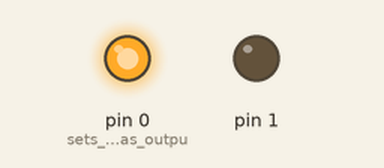
The sketch below on a simulated Arduino Uno, built with avr-gcc and run on an emulated ATmega328P. On the bench: output pins drawn as LEDs (lit = HIGH).

Above: at 0.02 s.
At 3.32 s:
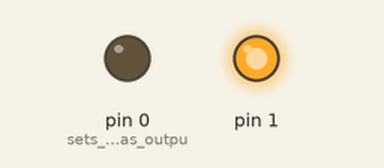
At 4.07 s:
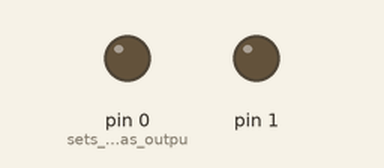
Timing chart, 0 to 5.4 s (numbered marks = the images above):
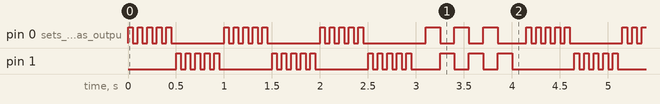

Measured:
- by itself, pin 0 (sets_pin_0_and_1_as_outpu), pin 1: moves between LOW and HIGH, repeating every 4.2 s

The sketch:

Emergency_Light_ATtiny.ino
```cpp
//John Ye
//Emergency Light File 1 mode


void setup() {

  pinMode(0, OUTPUT); //sets pin 0 and 1 as outputs
  pinMode(1, OUTPUT);
}

void loop() {

  for(int i=0;i<3;i++)
  {
  digitalWrite(0, HIGH);
  delay(50);
  digitalWrite(0, LOW);
  delay(50);
  digitalWrite(0, HIGH);
  delay(50);
  digitalWrite(0, LOW);
  delay(50);
  digitalWrite(0, HIGH);
  delay(50);
  digitalWrite(0, LOW);
  delay(50);
  digitalWrite(0, HIGH);
  delay(50);
  digitalWrite(0, LOW);
  delay(50);
  digitalWrite(0, HIGH);
  delay(50);
  digitalWrite(0, LOW);
  delay(50);

  digitalWrite(1, HIGH);
  delay(50);
  digitalWrite(1, LOW);
  delay(50);
  digitalWrite(1, HIGH);
  delay(50);
  digitalWrite(1, LOW);
  delay(50);
  digitalWrite(1, HIGH);
  delay(50);
  digitalWrite(1, LOW);
  delay(50);
  digitalWrite(1, HIGH);
  delay(50);
  digitalWrite(1, LOW);
  delay(50);
  digitalWrite(1, HIGH);
  delay(50);
  digitalWrite(1, LOW);
  delay(50);

  }
  delay(100);
  digitalWrite(0, HIGH);
  digitalWrite(1, LOW);
  delay(150);
  digitalWrite(0, LOW);
  digitalWrite(1, HIGH);
  delay(150);
  digitalWrite(0, HIGH);
  digitalWrite(1, LOW);
  delay(150);
  digitalWrite(0, LOW);
  digitalWrite(1, HIGH);
  delay(150);
  digitalWrite(0, HIGH);
  digitalWrite(1, LOW);
  delay(150);
  digitalWrite(0, LOW);
  digitalWrite(1, HIGH);
  delay(150);
  digitalWrite(1, LOW);
  digitalWrite(0, LOW);
  delay(150);

}
```

Emergency_Light_expermintal_.c
```cpp
//This is just a test code and use at your own risk


enum {on, off};
int state = off, prevState = !state;
boolean isNewState;
volatile int trig;


void setup() {
  // put your setup code here, to run once:
  Serial.begin(9600);
  DDRD |= 0b00011000; //sets pin 3 and 4 as outputs--as pwm output
  PORTD |= 0b00000100;//sets pin 2 as int0 as a pullup resistor
  TCCR1A = 0b10100000; //sets to CTC mode
  TCCR1B = 0b00001100; //sets 256x prescaler
  TCNT1 = 0;
  OCR1A = 16000;
  //OCR1B = 200;
  cli();
  EIMSK = 0b00000001; //to enable the interrupt
  EIFR |= 0b00000001; //to enable the interrupt flag
  EICRA = 0b00000010; //triggers on a falling edge
  sei();
}
void loop() {
  // put your main code here, to run repeatedly:
  isNewState = (state != prevState);

  switch (state) {

    case on:
      //  Serial.println("State = manual");

      if (trig == 1)
      {
        DDRD  |= 0b00011000;


        if (TCNT1 < 8000)
        {
          PIND |= 0b00001000;
          PIND &= 0b11110111;
        }
        else
        {
          PIND |= 0b00010000;
          PIND &= 0b11101111;
        }
        if (PIND &= 0b00000100)
        {
          trig = 0;
        }
      }
      else
      {
        state = off;
        trig = 0;
        Serial.println("Back to off");
      }
      break;

    case off:

      //  Serial.println("State = off");
      if (trig == 0)
      {
        DDRD &= 0b11100111;
        PIND &= 0b11100111;
        //     Serial.println("off");
      }
      else
      {
        state = on;
        Serial.println("Back to on");
      }
      break;


  }
}
ISR(INT0_vect) { //this is on pin 2 port d
  trig = 1;
  state = on;
  Serial.println("Forced on");
}
```
